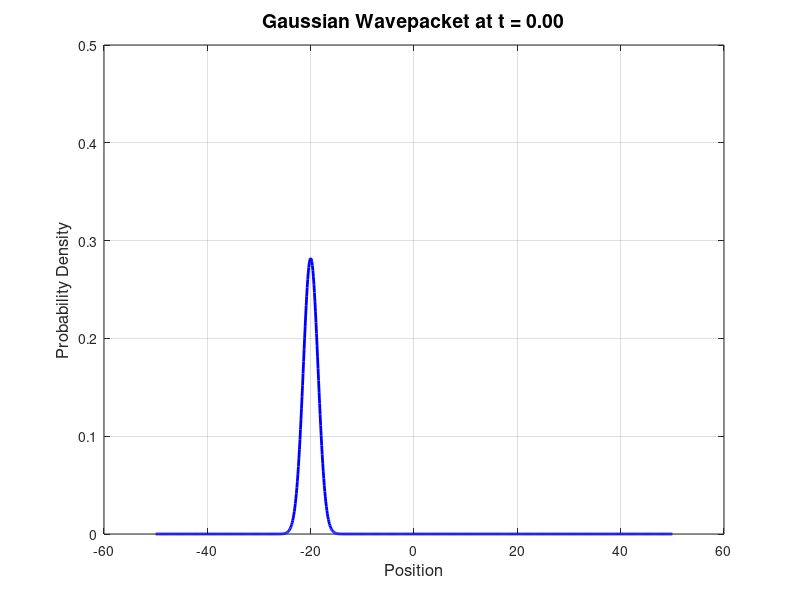

This figure's MATLAB source: (Note: this script raises an error after producing the figure.)
% wavepacket_viz.m
% Gaussian wavepacket simulation with automatic GIF export

clear; clc;

% Create outputs folder if it doesn't exist
if ~exist('outputs', 'dir')
    mkdir('outputs');
end

% Spatial and time grids
x = linspace(-50, 50, 1000);    % x-axis positions
t = linspace(0, 2, 100);        % time steps

% Parameters of the wavepacket
x0 = -20;        % initial center position
sigma = 2;       % initial spread
k0 = 5;          % wave number (momentum-ish)
hbar = 1;        % Planck constant
m = 1;           % mass

% Allocate wavefunction data
[X, T] = meshgrid(x, t);
Psi = zeros(length(t), length(x));

% Calculate wavefunction at each time step
for i = 1:length(t)
    ti = t(i);
    spreading = sigma^2 + 1i * hbar * ti / m;
    normalization = 1 / sqrt(sqrt(pi) * sqrt(spreading));
    Psi_t = normalization * exp( -((x - x0 - (hbar * k0 / m) * ti).^2) ./ (2 * spreading) ) ...
            .* exp(1i * (k0 * (x - x0 - (hbar * k0 / m) * ti)) );
    Psi(i, :) = Psi_t;
end

% Prepare figure and GIF output
filename = 'outputs/wavepacket_evolution.gif';
figure;

for i = 1:length(t)
    y = abs(Psi(i, :)).^2;  % Probability density

    plot(x, y, 'b', 'LineWidth', 2);
    title(sprintf('Gaussian Wavepacket at t = %.2f', t(i)), 'FontSize', 14);
    xlabel('Position', 'FontSize', 12);
    ylabel('Probability Density', 'FontSize', 12);
    ylim([0, 0.5]);
    grid on;
    drawnow;

    % Capture frame and write to GIF
    frame = getframe(gcf);
    img = frame2im(frame);
    [imind, cm] = rgb2ind(img, 256);

    if i == 1
        imwrite(imind, cm, filename, 'gif', 'Loopcount', inf, 'DelayTime', 0.05);
    else
        imwrite(imind, cm, filename, 'gif', 'WriteMode', 'append', 'DelayTime', 0.05);
    end
end

disp('✨ Simulation complete! GIF saved in outputs/wavepacket_evolution.gif ✨');
